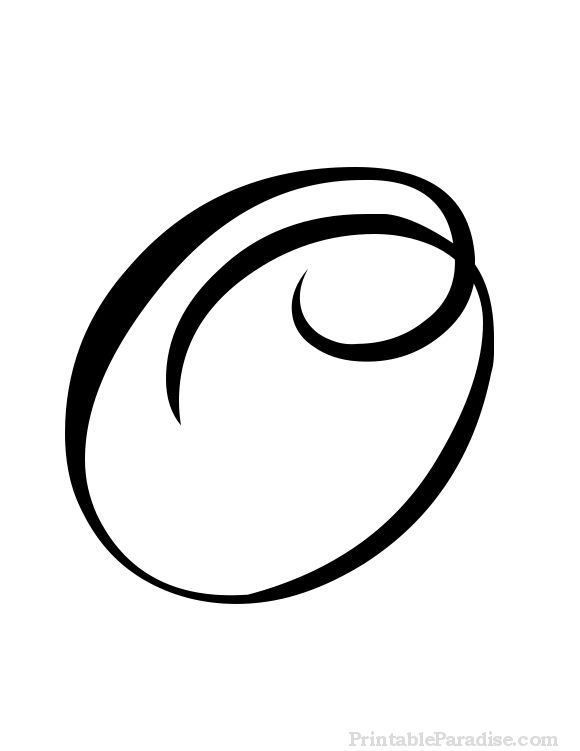
#> input picture image_processing/testing_convolutions/letter_o_cpy.png, 580 x 751 px
$ jupyter execute --allow-errors idea_of_convolutions.ipynb
#> lines starting #> are read from the running program, lines starting #| are printed output that depends on the picture
[cell 1]
from PIL import Image
import numpy as np
import pandas as pd
from copy import deepcopy

[cell 2]
image_o = Image.open("letter_o_cpy.png", "r").convert("L")
# image_o = image_o.resize((100,100))

#> (a cell that did not finish here is left out)

[cell 4]
pix = image_o.load()
width,height = image_o.size
#> width = 580; height = 751
pixels = []
for row in range(height):
    row_array = []
    for col in range(width):
        row_array.append(pix[col, row])
    pixels.append(row_array)
#> after the loop, pixels = 751 items

# Convert the pixels into an array using numpy
pixels_array = np.array(pixels, dtype=np.uint8)

# Use PIL to create an image from the new array of pixels
Image.fromarray(pixels_array)

[cell 5]
dim_filter = 3
# filter = np.array([np.random.random()*100 for i in range(3**2)])
# filter = filter.reshape(-1,3)
filter = np.array([[10,0,-10],[0,1,0],[1,0,1]])
filter

[cell 6]
#np array slicing dimension format [row,col]

stride = 1

converted_array = []
for row_start in range(height):
    row_end = row_start+dim_filter

    row_filter_applied = []

    if row_end<=height:
        for col_start in range(width):
            col_end = col_start+dim_filter
            if col_end<=width:
                filter_value = np.sum(filter*pixels_array[row_start:row_end,col_start:col_end])/np.sum(filter)
                row_filter_applied.append(filter_value)
        converted_array.append(row_filter_applied)
#> after the loop, converted_array = 749 items

Image.fromarray(np.array(converted_array, dtype=np.uint8))
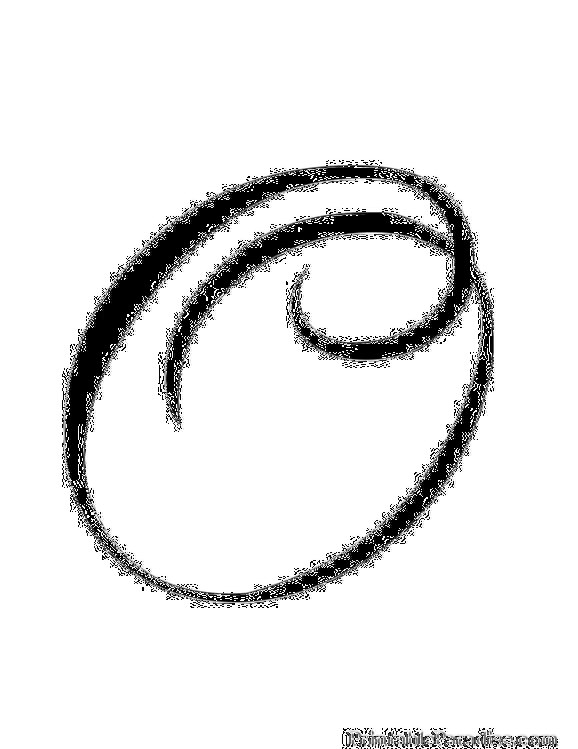
#> Out: PIL image 578x749 L; min 0, max 255, mean 232.2
